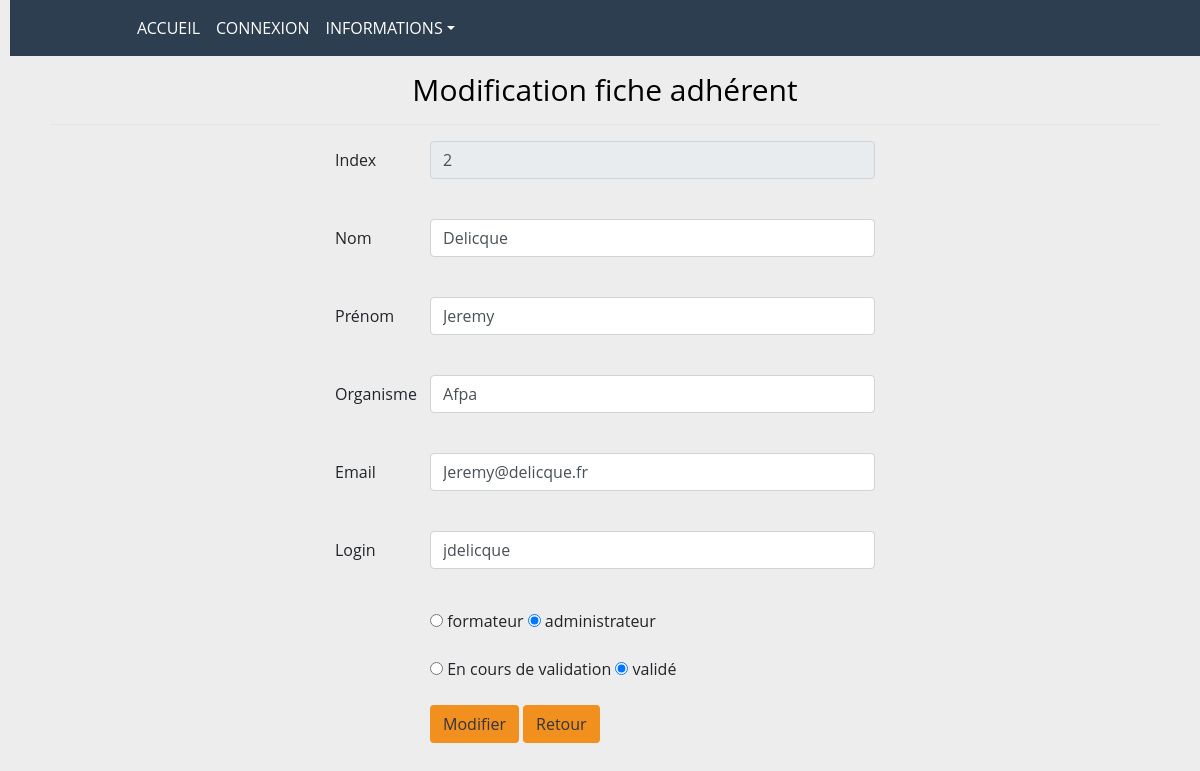
The page /index.php/Administration/modif_adherent/2 on the database its author committed.
### tables this page shows
CREATE TABLE `adherent` (
  `adh_id` int(3) NOT NULL COMMENT 'index adherent',
  `adh_nom` varchar(50) NOT NULL COMMENT 'nom adhérent/admin',
  `adh_prenom` varchar(50) NOT NULL COMMENT 'prenom adhérent/admin',
  `adh_email` varchar(150) NOT NULL COMMENT 'email adhérent/admin',
  `adh_organisme` varchar(50) NOT NULL COMMENT 'oragnisme adhérent/admin',
  `adh_role` varchar(15) NOT NULL DEFAULT 'formateur' COMMENT 'role adhérent/admin',
  `adh_login` varchar(100) NOT NULL COMMENT 'login adh"rent/admin',
  `adh_mdp` varchar(60) NOT NULL COMMENT 'mot de passe adhérent/admin',
  `adh_validation` int(2) NOT NULL DEFAULT '0' COMMENT 'validation 0=non 1=oui',
  `adh_d_inscription` date DEFAULT NULL COMMENT 'date inscription adhérent/admin',
  `adh_d_connexion` datetime DEFAULT NULL COMMENT 'dernière connexion adh/admin'
);

### application/controllers/Administration.php (called while the page is built, shortened)
<?php
class Administration extends CI_Controller {
    public function modif_adherent($id){
        if($this->input->post()){
            $this->form_validation->set_rules('adh_nom','adh_nom','required|regex_match[/[A-Z][a-zéèçàäëï]+([\s-][A-Z][a-zéèçàäëï]+)*/]|max_length[50]',
                array('required' => 'Le champs est vide', 'regex_match' => 'La saisie est incorrecte', 'max_length' => 'Saisie trop longue'));
            $this->form_validation->set_rules('adh_prenom','adh_prenom','required|regex_match[/[A-Z][a-zéèçàäëï]+([\s-][A-Z][a-zéèçàäëï]+)*/]|max_length[50]',
                array('required' => 'Le champs est vide', 'regex_match' => 'La saisie est incorrecte', 'max_length' => 'Saisie trop longue'));
            $this->form_validation->set_rules('adh_organisme','adh_rganisme','required|regex_match[/[0-9A-Za-zéèçàäëï]+([\s-][0-9A-Za-zéèçàäëï]+)*/]|max_length[50]',
                array('required' => 'Le champ est vide', 'regex_match' => 'La saisie est incorrecte', 'max_length' => 'Saisie trop longue'));
            $this->form_validation->set_rules('adh_email','adh_email','required|valid_email|max_length[150]',
                array('required' => 'Le champs est vide', 'valid_email' => 'Votre email est incorrecte', 'max_length' => 'Saisie trop longue'));
            $this->form_validation->set_rules('adh_login','adh_login','required|regex_match[/[0-9A-Za-zéèçàäëï]+([\s-][A-Z][a-zéèçàäëï]+)*/]|max_length[100]',
                array('required' => 'Le champs est vide', 'regex_match' => 'La saisie est incorrecte', 'max_length' => 'Saisie trop longue'));
            $data = $this->Adherent_model->adherent($id);
            if($this->input->post('adh_email') != $data->adh_email ){
                $this->form_validation->set_rules('adh_email','adh_email','is_unique[adherent.adh_email]',array('is_unique'=>'Déjà utilisé'));
            }
            if ($this->input->post('adh_login') != $data->adh_login) {
                $this->form_validation->set_rules('adh_login', 'adh_login', 'is_unique[adherent.adh_login]', array('is_unique' => 'Déjà utilisé'));
            }
                if ($this->form_validation->run() != false){
                    $data = $this->input->post(null, true);
                    $update=$this->Adherent_model->modif_adherent($id, $data);
                        if ($update && $this->input->post('adh_validation') === "1"){
                            $message =  "Bonjour, " . "\r\n\n" .
                                        "Votre compte sur le Site CORIF est modifié."."\r\n".
                                        "Votre inscription est validé."."\r\n\n".
                                        "L'équipe CORIF";
                        }else{
                            $message =  "Bonjour, " . "\r\n\n" .
                                        "Votre compte sur le Site CORIF est modifié." . "\r\n" .
                                        "Vorte inscription n'est pas validé." . "\r\n\n" .
                                        "L'équipe CORIF";
                        }
                    $sendMail = $this->input->post('adh_email');
                    $action = "validation";
                    $envoi = $this->Mail_model->sendMail($sendMail, $action, $message);
                        if($envoi){
                            $messModal['mess'] = "L'émail de modification a été envoyé ." ;
                        }else{
                            $messModal['mess'] = "L'émail de modification n'a pas été envoyé !";
                        }
                    $reload['reload'] = "<script> $('#mailConfModal').modal('show') </script>";
                    $data = $this->Adherent_model->liste_adherents();
                    $this->load->view('head');
                    $this->load->view('header/header_loader');
                    $this->load->view('modal/mailConfModal', $messModal);
                    $this->load->view('administration/adherent/liste_adherent', $data);
                    $this->load->view('script', $reload);
                }else{
                $data = $this->Adherent_model->select_adherent($id);
                $this->load->view('head');
                $this->load->view('header/header_loader');
                $this->load->view('administration/adherent/modif_adherent', $data);
                $this->load->view('script');
                }
        }else{
            $data = $this->Adherent_model->select_adherent($id);
            $this->load->view('head');
            $this->load->view('header/header_loader');
            $this->load->view('administration/adherent/modif_adherent', $data);
            $this->load->view('script');
        }
    }
}

### index.php (called while the page is built, shortened)
<?php
require_once BASEPATH.'core/CodeIgniter.php';

### application/models/Adherent_model.php (called while the page is built, shortened)
<?php
class Adherent_model extends CI_Model
{
    function select_adherent($id)
    {
        $this->db->from('adherent');
        $this->db->where('adh_id', $id);
        $requete['adherent'] =  $this->db->get()->row();
        return $requete;
    }
}

### application/views/administration/adherent/modif_adherent.php (the view, shortened to what this page needs)
<div class="container ">
    <div>
        <h1>Modification fiche adhérent</h1>
    </div>
    <hr>
    <div class="row">
        <div class="col">
            <?= form_open('Administration/modif_adherent/'.$adherent->adh_id, 'id="form_modifAdherent"'); ?>
            <div class="form-group row justify-content-center">
                <label for="adh_id" class="col-sm-1 col-form-label ">Index</label>
                <div class="col-sm-5">
                    <input type="text" name="adh_id" id="adh_id" class="form-control" value="<?= $adherent->adh_id ?>" disabled>
                    <span class="messerreur" id="">&nbsp</span>
                </div>
            </div>
            <div class="form-group row justify-content-center">
                <label for="adh_nom" class="col-sm-1 col-form-label ">Nom</label>
                <div class="col-sm-5">
                    <input type="text" name="adh_nom" id="adh_nom" class="form-control" value="<?= set_value('adh_nom', $adherent->adh_nom); ?>">
                    <span class="messerreur" id="alertAdhNom">&nbsp<?= form_error('adh_nom', '<span>', '</span>') ?></span>
                </div>
            </div>
            <div class="form-group row justify-content-center">
                <label for="adh_prenom" class="col-sm-1 col-form-label ">Prénom</label>
                <div class="col-sm-5">
                    <input type="text" name="adh_prenom" id="adh_prenom" class="form-control" value="<?= set_value('adh_prenom', $adherent->adh_prenom); ?>">
                    <span class="messerreur"  id="alertAdhPrenom">&nbsp<?= form_error('adh_prenom', '<span>', '</span>') ?></span>
                </div>
            </div>
            <div class="form-group row justify-content-center">
                <label for="adh_organisme" class="col-sm-1 col-form-label ">Organisme</label>
                <div class="col-sm-5">
                    <input type="text" name="adh_organisme" id="adh_organisme" class="form-control" value="<?= set_value('adh_organisme', $adherent->adh_organisme); ?>">
                    <span class="messerreur" id="alertAdhOrganisme">&nbsp<?= form_error('adh-organisme', '<span>', '</span>') ?></span>
                </div>
            </div>
            <div class="form-group row justify-content-center">
                <label for="adh_email" class="col-sm-1 col-form-label ">Email</label>
                <div class="col-sm-5">
                    <input type="text" name="adh_email" id="adh_email" class="form-control" value="<?= set_value('adh_email', $adherent->adh_email);?>">
                    <span class="messerreur" id="alertAdhEmail">&nbsp<?= form_error('adh_email', '<span>', '</span>') ?></span>
                </div>
            </div>
            <div class="form-group row justify-content-center">
                <label for="adh_login" class="col-sm-1 col-form-label ">Login</label>
                <div class="col-sm-5">
                    <input type="text" name="adh_login" id="adh_login" class="form-control" value="<?= set_value('adh_login', $adherent->adh_login); ?>">
                    <span class="messerreur" id="alertAdhLogin">&nbsp<?= form_error('adh_login', '<span>', '</span>') ?></span>
                </div>
            </div>
            <div class="form-group row justify-content-center">
                <label for="adh_role" class="col-sm-1 col-form-label "></label>
                <div class="col-sm-5">
                    <label class="radio-inline">
                        <input type="radio" name="adh_role" id="adhrole1" value="formateur" <?= ($adherent->adh_role == "formateur") ? "checked" : ""; ?>>
                        formateur
                    </label>
                    <label class="radio-inline">
                        <input type="radio" name="adh_role" id="adhrole2" value="administrateur" <?= ($adherent->adh_role == "administrateur") ? "checked" : ""; ?>>
                        administrateur
                    </label>
                    <span id="alertAdhRole">&nbsp</span>
                </div>
            </div>
            <div class="form-group row justify-content-center">
                <label for="adh_login" class="col-sm-1 col-form-label "></label>
                <div class="col-sm-5">
                    <label class="radio-inline">
                        <input type="radio" name="adh_validation" id="adhvalidation1" value="0" <?= ($adherent->adh_validation == "0") ? "checked" : ""; ?>>
                        En cours de validation
                    </label>
                    <label class="radio-inline">
                        <input type="radio" name="adh_validation" id="adhvalidation2" value="1" <?= ($adherent->adh_validation == "1") ? "checked" : ""; ?>>
                        validé
                    </label>
                    <span id="alertAdhValid">&nbsp</span>
                </div>
            </div>
            <div class="form-group row justify-content-center">
                <label for="" class="col-sm-1 col-form-label"></label>
                <div class="col-5">
                    <input type="submit" id="modifAdherent_submit" value="Modifier" class="btn">
                    <a href="<?= site_url("Administration/adherent") ?>" class="btn">Retour</a>
                    <span id="">&nbsp</span>
                </div>
            </div>
            </form>
        </div>
    </div>
</div>

### assets/css/style.css (style rules this page uses)
a { color: rgb(34, 31, 31); }
.messerreur { color : red; font-style : italic; }
body { background-color: #eeeded; margin-left: 10px; font-family: "Open sans"; }
.btn { color:#343538; background-color:#F18F1F; margin-bottom:1rem; }
hr { background-color:#fff; }
h1 { color:black; text-align: center; font-size: 30px; margin-top:1rem; }

### rows shown on the page
adherent: adh_id "2", adh_nom "Delicque", adh_prenom "Jeremy", adh_organisme "Afpa", adh_email "Jeremy@delicque.fr", adh_login "jdelicque", adh_role "☐ formateur", adh_role "☑ administrateur", adh_validation "☐ En cours de validation", adh_validation "☑ validé"
